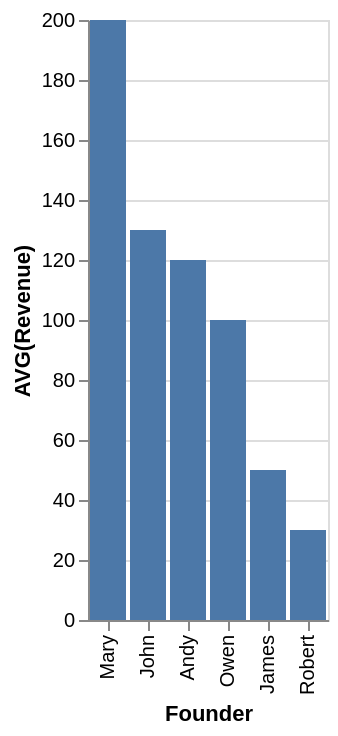

Write the Vega-Lite specification saved for this chart.
### Vega-Lite specification from a JSON file in a GitHub repository (floating-point values rounded to 4 significant figures)
{"data": {"values": [{"x_data": "Mary", "y_data": 200}, {"x_data": "John", "y_data": 130}, {"x_data": "Andy", "y_data": 120}, {"x_data": "Owen", "y_data": 100}, {"x_data": "James", "y_data": 50}, {"x_data": "Robert", "y_data": 30}]}, "mark": "bar", "encoding": {"x": {"field": "x_data", "type": "nominal", "title": "Founder", "sort": {"op": "sum", "field": "y_data", "order": "descending"}}, "y": {"field": "y_data", "type": "quantitative", "title": "AVG(Revenue)"}}}
